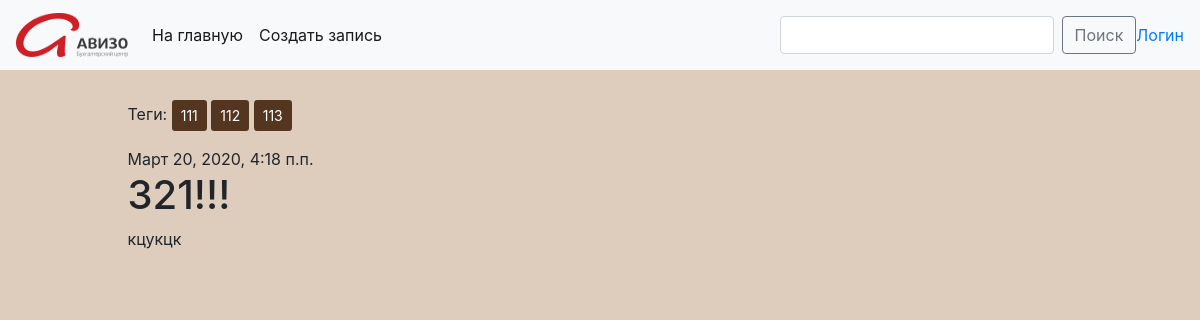
Before: /post/94/ with the older database file.
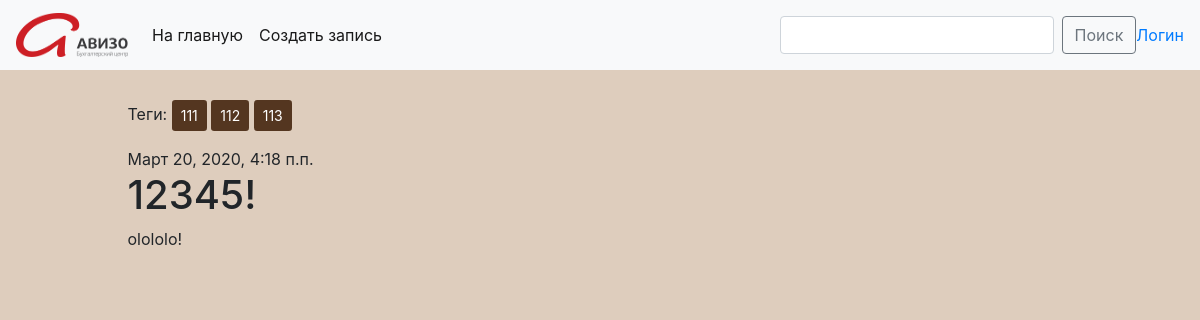
After: the same page with the newer database file.
### blog/models.py (models this page shows, shortened)
class Post(models.Model):
    author = models.ForeignKey(settings.AUTH_USER_MODEL, on_delete=models.CASCADE)
    author_first_name = ''
    author_last_name = ''
    title = models.CharField(max_length=200)
    text = models.TextField()
    created_date = models.DateTimeField(default=timezone.now)
    published_date = models.DateTimeField(blank=True, null=True)
    tags = TaggableManager(through=RuTaggedItem, blank=True)
    document = models.FileField(blank=True)
    image = models.ImageField(blank=True, upload_to='images/')

### blog/views.py (the view, shortened to what this page needs)
# urls.py: path('post/<int:pk>/', views.PostDetailView.as_view(), name='post_detail'),
class PostDetailView(View):
    def get(self, request, pk=None):
        post = get_object_or_404(Post, pk=pk)
        media = Media.objects.filter(post_id=pk)
        return render(request, 'blog/post_detail.html', {'post': post, 'media': media})

### blog/templates/blog/post_detail.html (shortened to what this page needs)
{% extends 'include/base.html' %}
{% block content %}
<div class="post" style="width: 100%; word-break: break-all">
    <p class="tags">Теги: {% for tag in post.tags.all %}
        <a class="btn btn-sm" style="background: #543620; color: #fff" href="{% url 'post_list_by_tag' tag.slug %}" role="button">{{ tag.name }}</a>
        {% endfor %}</p>
    {% if post.published_date %}
    <div class="date">
        {{ post.published_date }}
    </div>
    {% endif %}
    <h1>{{ post.title }}</h1>
    <p>{{ post.text|linebreaksbr }}</p>
    {% if post.image %}
    {% load thumbnail %}
    {% endif %}
</div>
{% endblock %}

Changed rows visible on the page:
changed Post: title "321!!!" → "12345!"; text "кцукцк" → "olololo!"
